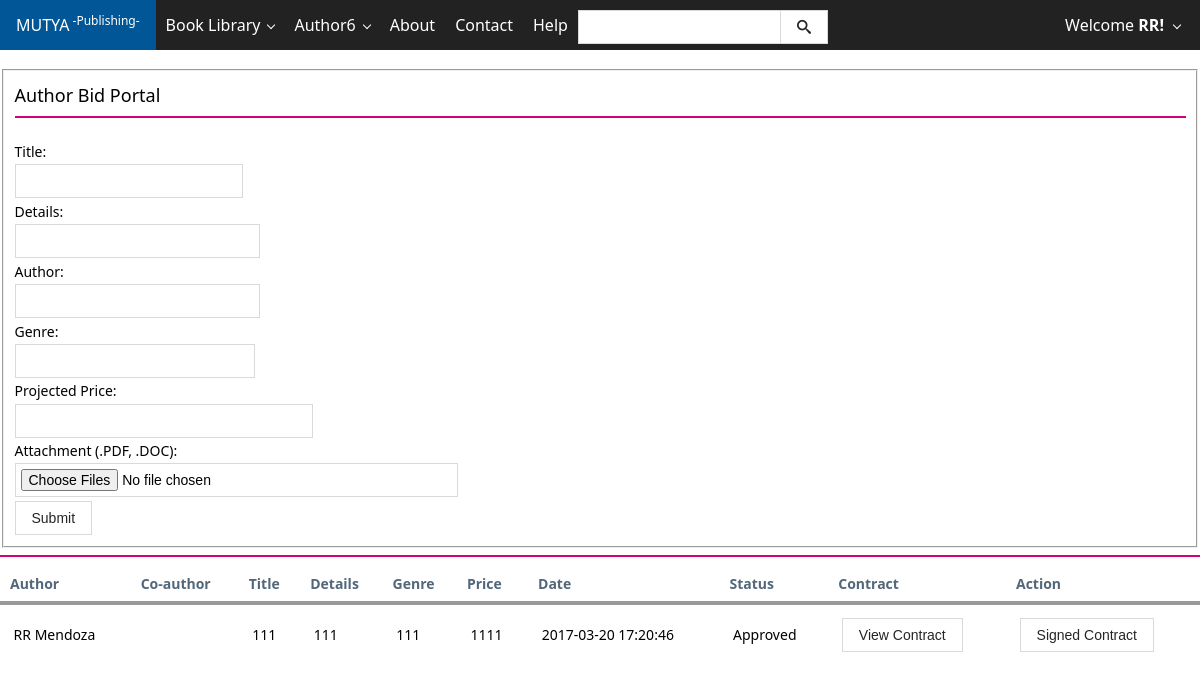
The app's page /authorbidform.php (signed in) with its own data.
### tables this page shows
CREATE TABLE IF NOT EXISTS `users` (
  `id` int(11) NOT NULL AUTO_INCREMENT,
  `usn` varchar(50) NOT NULL,
  `fname` varchar(120) NOT NULL,
  `lname` varchar(120) NOT NULL,
  `birthday` date NOT NULL,
  `address` varchar(60) NOT NULL,
  `contact` int(11) NOT NULL,
  `email` varchar(120) NOT NULL,
  `password` varchar(128) NOT NULL,
  `activate` int(11) NOT NULL,
  `code` int(11) NOT NULL,
  `date` date NOT NULL,
  `block` int(11) NOT NULL,
  `pic` int(11) NOT NULL,
  `ext` varchar(5) NOT NULL,
  `admin` int(11) NOT NULL,
  `user_type` int(10) NOT NULL,
  PRIMARY KEY (`id`)
);

CREATE TABLE IF NOT EXISTS `author_bid` (
  `id` int(11) NOT NULL AUTO_INCREMENT,
  `bid_id` int(11) NOT NULL,
  `title` varchar(255) NOT NULL,
  `details` varchar(255) NOT NULL,
  `co_author` varchar(255) NOT NULL,
  `author_id` int(11) NOT NULL,
  `genre` varchar(255) NOT NULL,
  `projected_price` varchar(255) NOT NULL,
  `status` varchar(19) DEFAULT NULL,
  `created_date` timestamp NOT NULL DEFAULT CURRENT_TIMESTAMP,
  PRIMARY KEY (`id`)
);

CREATE TABLE IF NOT EXISTS `uploaded_bid_file` (
  `id` int(11) NOT NULL AUTO_INCREMENT,
  `bid_id` int(11) NOT NULL,
  `author_id` int(11) NOT NULL,
  `file_name` varchar(255) NOT NULL,
  `ext` varchar(10) NOT NULL,
  `active` int(11) NOT NULL,
  `created_date` timestamp NOT NULL DEFAULT CURRENT_TIMESTAMP,
  PRIMARY KEY (`id`)
);

### include/check_login.php (called while the page is built, shortened)
<?php
function loggedin()
{
	if (isset($_SESSION['username'])||isset($_COOKIE['username']))
	{
		$loggedin = TRUE;
		return $loggedin;
	}
}
?>

### authorbidform.php (the view, shortened to what this page needs)
<?php
		include 'include/check_login.php';
			if (loggedin())
			{
				$query = mysql_query("SELECT * FROM users WHERE usn='$_SESSION[username]' ");
					while ($row = mysql_fetch_assoc($query))
					{
						$fname = $row ['fname'];
					}
				}
			else
			{
			}
			function getContractFileName($contractId) {
				$filename = "";
				$sql = mysql_query("SELECT * FROM  uploaded_contract_file WHERE contract_id=$contractId");
				$requestCount = mysql_num_rows($sql);
				  if ($requestCount > 0) {
				     while ($row = mysql_fetch_array($sql)) {
				     	$filename = $row['file_name'];
				   }
				}
				return $filename;
			}
?>
<!DOCTYPE html>
<html lang="en">
<head>
</head>
<body>
	<?php include 'template/top.php'; ?>
    <?php include 'template/header.php'; ?>
		<form action="authorbid.php" method="post" enctype="multipart/form-data" style="margin-top: 69px;">
		<fieldset>
			 <div class="row cells2">
			 	<div class="cell">
					<h4>Author Bid Portal</h4>
					 <hr class="bg-magenta">
					 		 <br/>
					<div class="form-group">
						<div class="input-control">
							<label for="product-name">Title:</label>
							<input type="text" id="product-name" class="input-control" name="name" required="required">
						</div>
					</div>
					<br/>
					<div class="form-group">
						<div class="input-control">
							<label for="details">Details:</label>
							<input type="text" id="details" class="input-control" name="details" required="required">
						</div>
					</div>
					<br/>
					<div class="form-group">
						<div class="input-control">
							<label for="author">Author:</label>
							<input type="text" id="author" class="input-control" name="author" required="required">
						</div>
					</div>
					<br/>
					<div class="form-group">
						<div class="input-control">
							<label for="genre">Genre:</label>
							<input type="text" id="genre" class="input-control" name="genre" required="required">
						</div>
					</div>
					<br/>
					<div class="form-group">
						<div class="input-control">
							<label for="price">Projected Price:</label>
							<input type="text" id="price" class="input-control" name="price"required="required">
						</div>
					</div>
					<br/>
					<div class="form-group">
						<div class="input-control">
							<label for="product-name">Attachment (.PDF, .DOC):</label>
							<input type="file" id="file" accept=".pdf" name="file" class="input-control" required="required" multiple />
						</div>
					</div>
					<br/>
					<div class="form-group">
						<input type="submit" name="submit" class="button" value="Submit">
					</div>
				</div>
			</div>
		</fieldset>
		</form>
		<hr class="bg-magenta">
		<div class="table-responsive">
      <table class="table table-striped">
        <thead>
    <th>Author</th>
    <th>Co-author</th>
    <th>Title</th>
    <th>Details</th>
    <th>Genre</th>
    <th>Price</th>
    <th>Date</th>
    <th>Status</th>
    <th>Contract</th>
    <th>Action</th>
  </thead>
  <?php
  $sql = mysql_query("SELECT author_bid.id as author_bid_id, author_bid. * , bids.id as bids_id, bids . *, uploaded_bid_file.id as uploaded_bid_file_id,  uploaded_bid_file.*, users.id as users_id, users.*
FROM author_bid
INNER JOIN bids ON bids.id = author_bid.bid_id
INNER JOIN users ON author_bid.author_id=users.id
INNER JOIN uploaded_bid_file ON uploaded_bid_file.bid_id=bids.id WHERE users.user_type=2 AND users.id=" . $userid);
  $requestCount = mysql_num_rows($sql);
  if ($requestCount > 0) {
     while ($row = mysql_fetch_array($sql)) {
      $bids_id = $row['bids_id'];
      $fname = $row['fname'];
      $lname = $row['lname'];
      $coauthor = $row['co_author'];
      $title = $row['title'];
      $details = $row['details'];
      $genre = $row['genre'];
      $price = $row['projected_price'];
      $date = $row['created_date'];
      $status = ($row['status'] == '0' ? 'Pending' : 'Approved');
      $disabled = ($status == 'Approved') ? '' : 'disabled';
      $contractfilename = "";
      if ($status == 'Approved') {
      	$contractfilename = getContractFileName($bids_id);
      }
      echo "
        <tr>
          <td>$fname $lname</td>
          <td>$coauthor</td>
          <td>$title</td>
          <td>$details</td>
          <td>$genre</td>
          <td>$price</td>
          <td>$date</td>
          <td>$status</td>
          <td>
			<form action='showcontract.php' method='post'>
				<input type='hidden' name='id' value='$bids_id' />
				<input type='hidden' name='filename' value='$contractfilename' />
				<input type='submit' name='submit' value='View Contract' $disabled />
			</form>
          </td>
          <td>
			<form action='authorsignedcontract.php' method='post'>
				<input type='hidden' name='id' value='$bids_id' />
				<input type='hidden' name='type' value='author' />
				<input type='submit' name='submit1' value='Signed Contract' $disabled />
			</form>
          </td>
        </tr>
      ";
     }
  }
   ?>
      </table>
    </div>
</body>
</html>

### template/header.php (shortened to what this page needs)
<header class="app-bar fixed-top brown bg-darker bg-focus-taupe" data-role="appbar" data-flexstyle="sidebar2">
      <div>
                    <a href="index.php" class="app-bar-element branding">MUTYA<sup> -Publishing-</sup></a>
                    <ul class="app-bar-menu">
					               <li>
                            <a href="" class="dropdown-toggle">Book Library</a>
                        </li>
                        <?php
                          $accesslevel = @$_SESSION['accesslevel'];
                          $userid = @$_SESSION['user_id'];
                          if ($accesslevel == "author") {
                            echo "
                            <li>
                            <a href='' class='dropdown-toggle'>Author$userid</a>
                            <ul class='d-menu' data-role='dropdown'>
                                 <li><a href='publishedbooks.php'>Published Book</a></li>
                                 <li><a href='authorbidform.php'>Bid Portal</a></li>
                              </ul>
                            </li>
                            ";
                          }
                         ?>
                        <li><a href="about.php">About</a></li>
                        <li><a href="contact.php">Contact</a></li>
                        <li><a href="help.php">Help</a></li>
       <li class="place-right no-hovered bg-darker">
        <form class="form-search margin" action="catalog.php" method="POST">
            <div class="input-control text" style="width: 250px; margin-right: 10px">
                <input type="text" name="searchP" class="search-query placeholder="Search...">
                <button class="button" name="submit" type="submit"><span class="mif-search"></span></button>
            </div>
        </form>
    </li>
                    </ul>
	<div class="app-bar-element place-right no-hover">
<?php
	if (loggedin())
			{
				echo '
              <a class="dropdown-toggle fg-white">Welcome <b>'.$fname.'!</b></a>
              <div class="app-bar-drop-container fg-dark bg-grayLighter place-right"
                data-role="dropdown" data-no-close="true">
            <div class="padding20">
                <a href="user.php">Shopping Cart</a>
                <a href="include/logout.php" class="button alert">Logout</a></li>
              </div>
              </div>
            ';
			}
			?>
	          </div>
                </div>
</header>

### css/metro-responsive.css (style rules this page uses)
@media screen and (max-width: 1400px) { html { font-size: 110%; } }
@media screen and (max-width: 1200px) { html { font-size: 100%; } }

### records on screen
users: fname "RR"
author_bid: users.fname "RR", users.lname "Mendoza", title "111", details "111", genre "111", projected_price "1111", uploaded_bid_file.created_date "2017-03-20 17:20:46", status "Approved"

### other values on screen
$userid "6"
